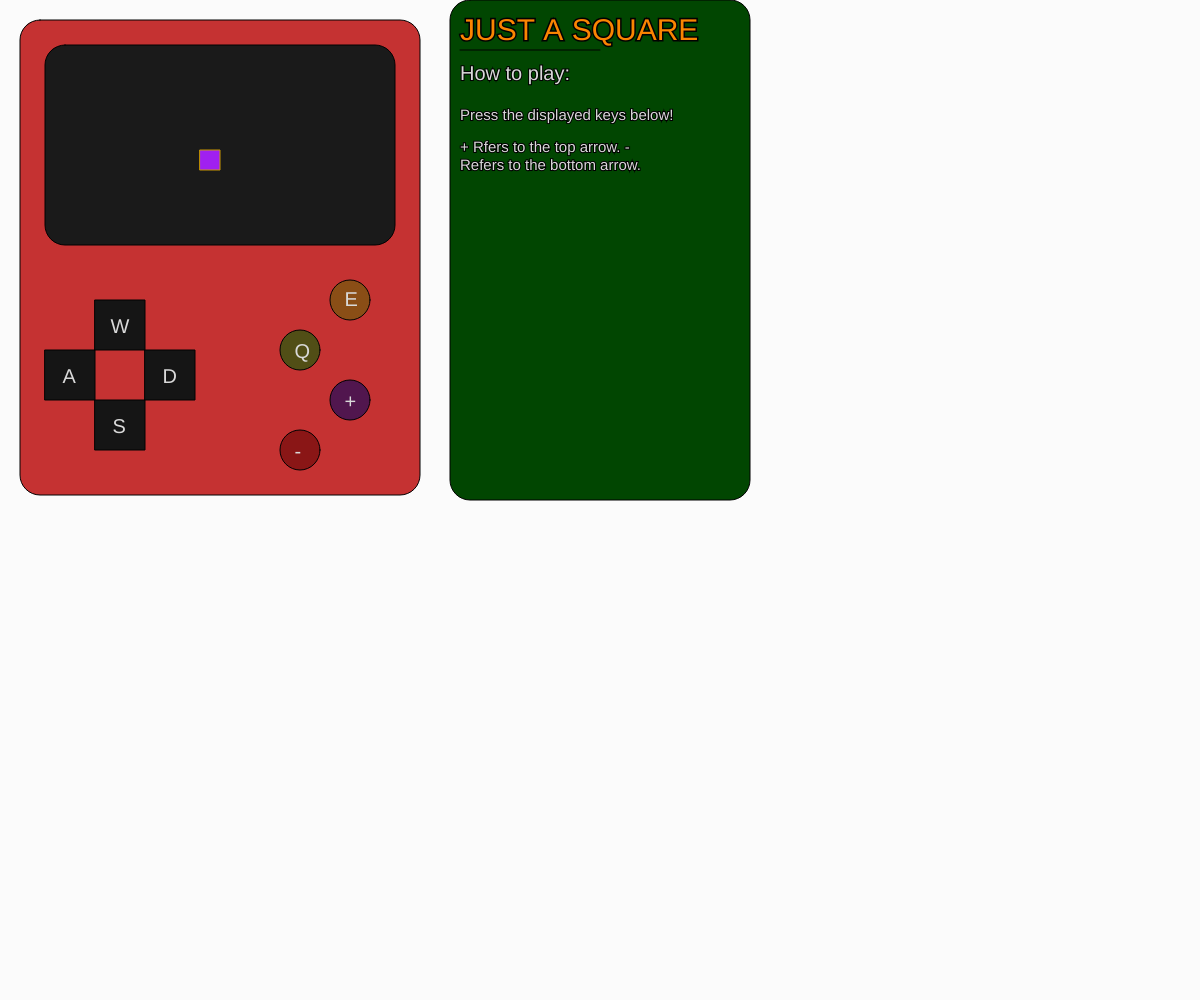
Frame 1 (no input)
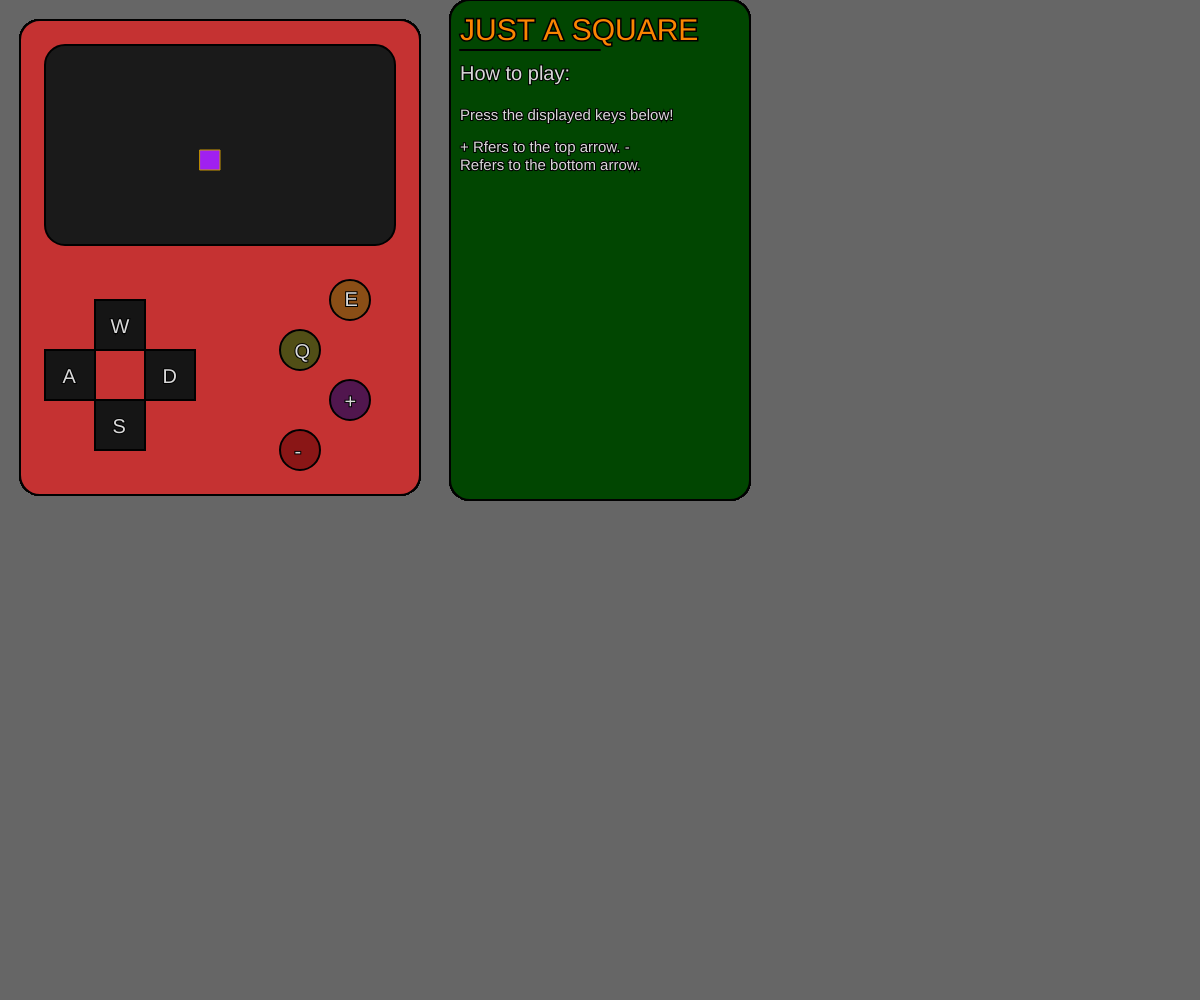
Frame 60 (no input)
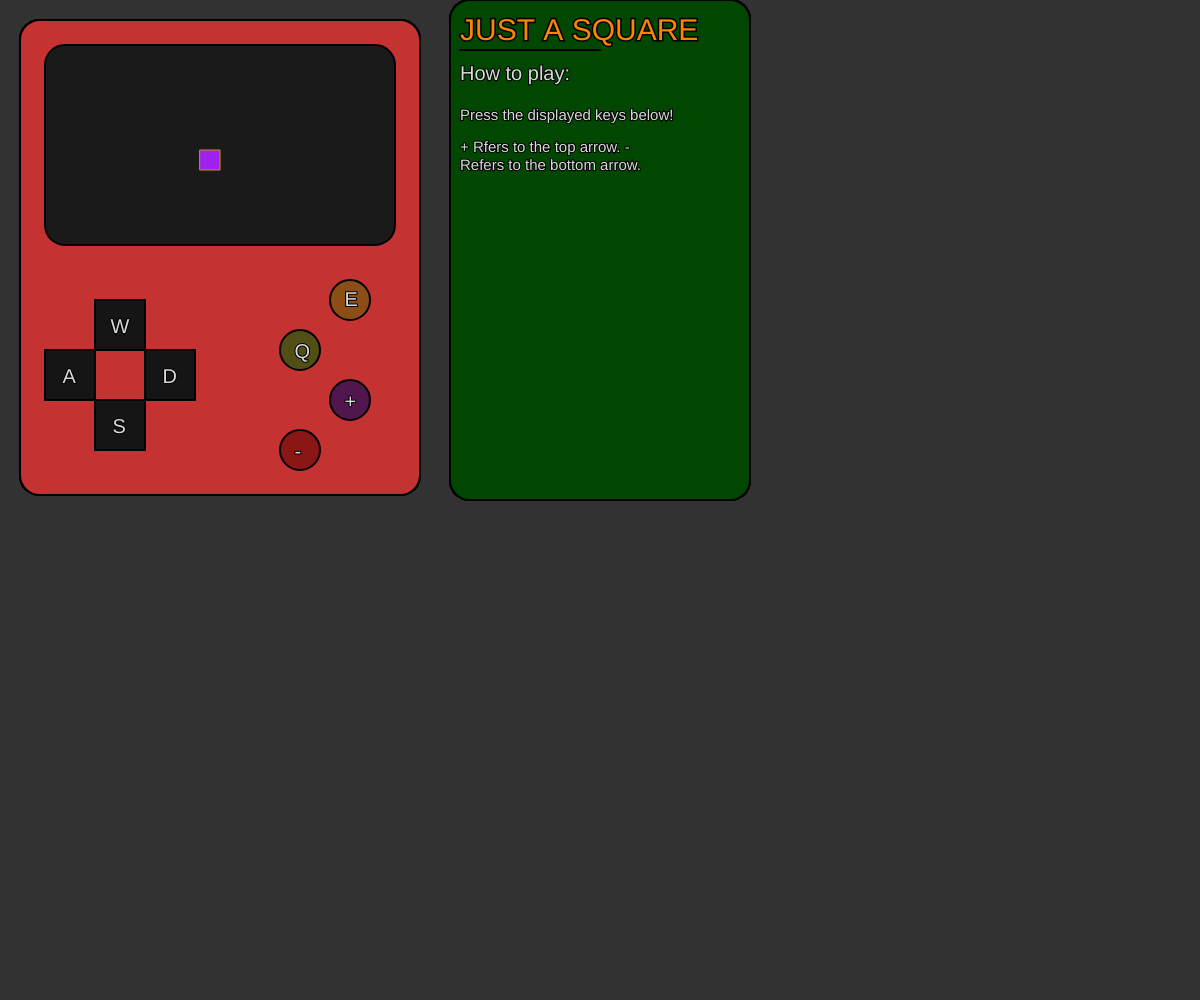
Frame 120 (the mouse pressed at the canvas centre since frame 60)

The p5.js sketch that drew these frames (run headless with seeded random() and noise() and a simulated clock; from frame 60 on, the mouse is pressed at the canvas centre):

// p5.js sketch
// ── sketch.js
let screen;
let squareX = 200
let squareY = 150
let squareS = 20
let speed = 2
let squareColor
let border = 1
let backgroundColor
let strokeColour

let message = "JUST A SQUARE"
let head = "How to play:"
let info1 = "Press the displayed keys below!"
let info2 = "+ Rfers to the top arrow. - Refers to the bottom arrow. "


function setup() {
  createCanvas(windowWidth, windowHeight);
  screen = color(0,0,0,10);
}

function draw(){
  //background(0);
  controlPanel()
  guide()
  backgroundColor = color(50,50,50,5);
  strokeColour = color(0)
  squareColor = color(255)
  
  if(keyIsPressed){
    if(key == '(blank space)'){
      square(squareX,squareY,squareS);
  }
    else if(key == 'w'){
      squareY = squareY - speed;
  }
    else if(key == 's'){
      squareY = squareY + speed;
  }
    else if(key == 'a'){
      squareX = squareX - speed;
  }
    else if(key == 'd'){
      squareX = squareX + speed;
  }
    else if(key == 'ArrowUp'){
      squareS = squareS + 1
    }
    else if(key == 'ArrowDown'){
      squareS = squareS - 1
    }
    else if(key == 'r'){
      strokeColor = color(150,150,0);
    }
    else if(key == 'e'){
      border = border +1;
    }
    else if(key == 'q'){
      border = border - 1;
    }
    else if(key == 't'){
      backgroundColor = color(255)
    }
    else if(key == 'i'){
       square = color(220,50,50)
      
    }
  
  
  
}
background(backgroundColor)
push()
stroke(200,150,0)
strokeWeight(border)
fill(160,32,240)
square(squareX,squareY,squareS)
pop()
  
  if(squareX > 373){
    squareX = 373
  }else if(squareX < 50){
    squareX = 50
  }else if(squareY < 50){
    squareY = 50
  }else if(squareY > 220){
    squareY = 220
  }


}
    
  
  


function controlPanel(){
    fill(200,50,50)
  rect(20,20,400,475,20)
    fill(20)
  square(45,350,50)
  square(95,300,50)
  square(145,350,50)
  square(95,400,50)
  
  fill(100,100,0,150)
  circle(350,300,40)
  fill(0,0,100,150)
  circle(350,400,40)
  fill(0,100,0,150)
  circle(300,350,40)
  fill(100,0,0,150)
  circle(300,450,40)
  
  fill(220)
  textSize(20)
  text("S", 112.5, 417.5, 80)
  text("A", 62.5,367.5,30)
  text("D", 162.5, 367.5,30)
  text("W", 110.5, 317.5,30)
  text("E",344.5,290,40)
  text("Q",294.5,342.5,40)
  text("+",344.5,392.5,40)
  text("-",294.5,442.5,40 )
   fill(25)
  rect(45,45,350,200,20)
}

  function screenOne(){
  noFill()
  rect(55,57,325,175,10)
}

function guide(){
  fill(0,70,0)
  rect(450,0,300,500,20)
  fill(255,135,0)
  line(460,50,600,50)
  textSize(30)
  stroke(0)
  strokeWeight(3)
  text(message,460,40)
  
  fill(220)
  textSize(20)
  stroke(0)
  strokeWeight(2)
  text(head,460,80)
  
  fill(220)
  textSize(15)
  stroke(0)
  strokeWeight(2)
  text(info1,460,120)
  text(info2,460,140,220)  


}
